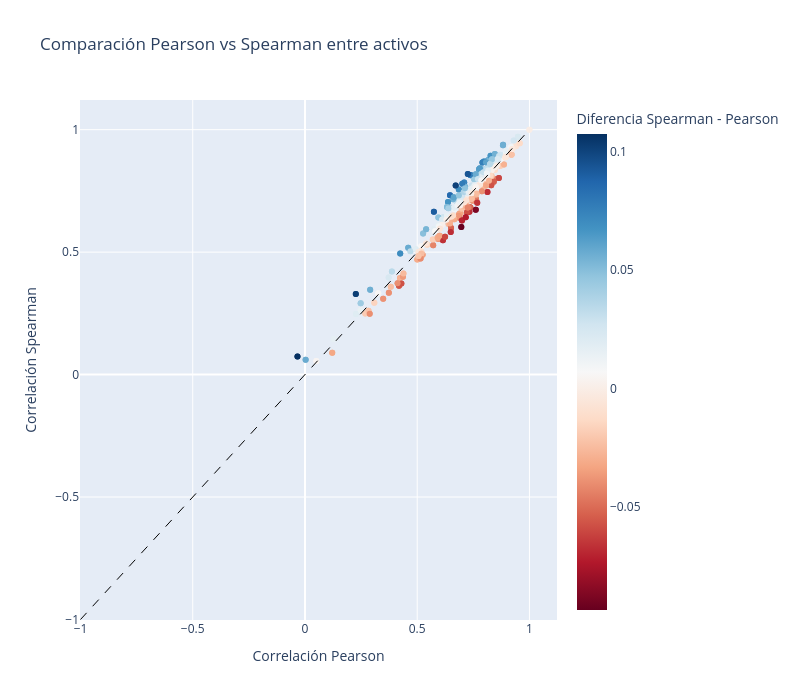

Write notebook code for a chart like this one.
### Code cell
# Gráfico comparativo Pearson vs Spearman

fig = px.scatter(
    df_pairs,
    x="pearson",
    y="spearman",
    color="diff",
    hover_data=["asset1", "asset2"],
    color_continuous_scale="RdBu",
    title="Comparación Pearson vs Spearman entre activos",
    labels={
        "pearson": "Correlación Pearson",
        "spearman": "Correlación Spearman",
        "diff": "Diferencia Spearman - Pearson"
    }
)

# Línea diagonal (donde Pearson = Spearman)
fig.add_shape(
    type="line",
    x0=-1, y0=-1, x1=1, y1=1,
    line=dict(color="black", width=1, dash="dash")
)

fig.update_layout(width=800, height=700)
fig.show()

### Figure 1 — Plotly figure (JSON) as saved in the notebook; plotly's stock layout.template omitted (floating-point values rounded to 4 significant figures; data arrays with more than 128 entries replaced by an {"elided": "..."} marker saying what was removed)
{"data": [{"customdata": {"elided": "600x2 str values"}, "hovertemplate": "Correlación Pearson=%{x}<br>Correlación Spearman=%{y}<br>asset1=%{customdata[0]}<br>asset2=%{customdata[1]}<br>Diferencia Spearman - Pearson=%{marker.color}<extra></extra>", "legendgroup": "", "marker": {"color": {"elided": "600 float values"}, "coloraxis": "coloraxis", "symbol": "circle"}, "mode": "markers", "name": "", "orientation": "v", "showlegend": false, "type": "scatter", "x": {"elided": "600 float values"}, "xaxis": "x", "y": {"elided": "600 float values"}, "yaxis": "y"}], "layout": {"coloraxis": {"colorbar": {"title": {"text": "Diferencia Spearman - Pearson"}}, "colorscale": [[0, "rgb(103,0,31)"], [0.1, "rgb(178,24,43)"], [0.2, "rgb(214,96,77)"], [0.3, "rgb(244,165,130)"], [0.4, "rgb(253,219,199)"], [0.5, "rgb(247,247,247)"], [0.6, "rgb(209,229,240)"], [0.7, "rgb(146,197,222)"], [0.8, "rgb(67,147,195)"], [0.9, "rgb(33,102,172)"], [1, "rgb(5,48,97)"]]}, "height": 700, "legend": {"tracegroupgap": 0}, "shapes": [{"line": {"color": "black", "dash": "dash", "width": 1}, "type": "line", "x0": -1, "x1": 1, "y0": -1, "y1": 1}], "title": {"text": "Comparación Pearson vs Spearman entre activos"}, "width": 800, "xaxis": {"anchor": "y", "domain": [0, 1], "title": {"text": "Correlación Pearson"}}, "yaxis": {"anchor": "x", "domain": [0, 1], "title": {"text": "Correlación Spearman"}}}}
